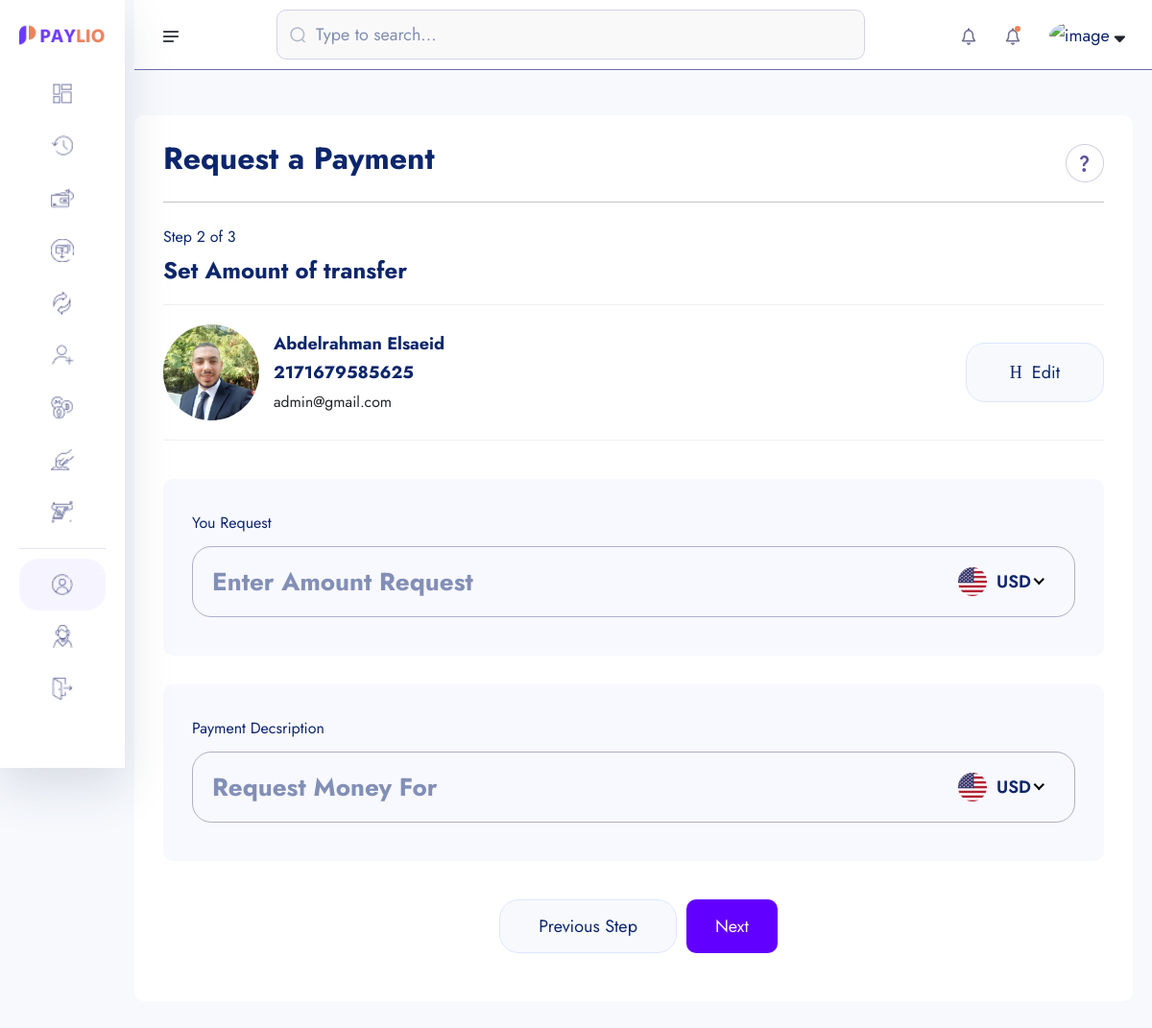
The app's page /amount-request/2171679585625 with its own data.
### account/models.py (models this page shows, shortened)
class Account(models.Model):
    id = models.UUIDField(primary_key=True, unique=True, default=uuid.uuid4, editable=False)
    user = models.OneToOneField(User, on_delete=models.CASCADE)
    account_balance = models.DecimalField(max_digits=12, decimal_places=2, default=0.00)
    account_number = ShortUUIDField(length=10, unique=True,max_length= 25, prefix="217", alphabet="1234567890" )
    account_id = ShortUUIDField(length=7, unique=True,max_length= 25, prefix="DEX", alphabet="1234567890" )
    pin_number = ShortUUIDField(length=4, unique=True,max_length= 7 , alphabet="1234567890" )
    red_code = ShortUUIDField(length=10, unique=True,max_length= 20, prefix="217", alphabet="abcdefghi1234567890" )
    account_status = models.CharField(max_length=100, choices= ACCOUNT_STATUS, default="in-active")
    date = models.DateTimeField(auto_now_add=True)
    kyc_submitted = models.BooleanField(default=False)
    kyc_confirmed = models.BooleanField(default=False)
    recommended_by = models.ForeignKey(User, on_delete=models.DO_NOTHING, blank=True, null=True, related_name="recommended_by")
    class Meta:
        ordering = ['-date']

class KYC(models.Model):
    id = models.UUIDField(primary_key=True, unique=True, default=uuid.uuid4, editable=False)
    user =  models.OneToOneField(User, on_delete=models.CASCADE)
    account =  models.OneToOneField(Account, on_delete=models.CASCADE, null=True, blank=True)
    full_name = models.CharField(max_length=1000)
    image = models.ImageField(upload_to="kyc", default="default.jpg")
    marital_status = models.CharField(choices=MARITAL_STATUS, max_length=40)
    gender = models.CharField(choices=GENDER, max_length=40)
    identity_type = models.CharField(choices=IDENTITY_TYPE, max_length=140)
    identity_image = models.ImageField(upload_to="kyc", null=True, blank=True)
    date_of_birth = models.DateTimeField(auto_now_add=False)
    signature = models.ImageField(upload_to="kyc")
    country = models.CharField(max_length=100)
    state = models.CharField(max_length=100)
    city = models.CharField(max_length=100)
    mobile = models.CharField(max_length=1000)
    fax = models.CharField(max_length=1000)
    date = models.DateTimeField(auto_now_add=True)
    class Meta:
        ordering = ['-date']

### userauths/models.py (models this page shows, shortened)
class User(AbstractUser):
    username = models.CharField(max_length=100)
    email = models.EmailField(unique=True)
    is_staff = models.BooleanField(default=False)
    is_superuser = models.BooleanField(default=False)
    USERNAME_FIELD = 'email'
    REQUIRED_FIELDS = ['username']

### core/payment_request.py (the view)
# urls.py: path('amount-request/<account_number>',AmountRequest, name='amount-request' ),
def AmountRequest(request, account_number):
    try:
        account = Account.objects.get(account_number=account_number)
    except:
        messages.warning(request, "Account does not exist")
    context = {
        "account":account
    }
    return render(request, 'payment_request/amount-request.html', context)

### templates/payment_request/amount-request.html (shortened to what this page needs)
{% extends 'partials/dashboard-base.html' %}
{% load static %}
{% load humanize %}
{% block content %}
    <section class="dashboard-section body-collapse pay step step-2">
        <div class="overlay pt-120">
            <div class="container-fruid">
                <div class="main-content">
                    <div class="head-area d-flex align-items-center justify-content-between">
                        <h4>Request a Payment</h4>
                        <div class="icon-area">
                            <img src="{% static 'assets1/images/icon/support-icon.png' %}" alt="icon">
                        </div>
                    </div>
                    <div class="choose-recipient">
                        <div class="step-area">
                            <span class="mdr">Step 2 of 3</span>
                            <h5>Set Amount of transfer</h5>
                        </div>
                        <div class="user-select">
                            <div class="single-user">
                                <div class="left d-flex align-items-center">
                                    <div class="img-area">
                                        <img style="width: 100px; hight: 100px; border-radius: 50%" src="{{account.user.kyc.image.url}}" alt="image">
                                    </div>
                                    <div class="text-area">
                                        <p>{{account.user.kyc.full_name|title}}</p>
                                        <p>{{account.account_number|title}}</p>
                                        <small>{{account.user.email}}</small>
                                    </div>
                                </div>
                                <div class="right">
                                    <a href="{% url 'core:request-search-user' %}">
                                        <i class="icon-h-edit"></i>
                                        Edit
                                    </a>
                                </div>
                            </div>
                        </div>
                    </div>
                    <form action="{% url 'core:amount-request-Process' account.account_number %}" method = "POST">
                        <div class="send-banance">
                            <span class="mdr">You Request</span>
                            <div class="input-area">
                                <input class="xxlr"  placeholder="Enter Amount Request " name="amount-request" type="number" id="amount-request">
                            </div>
                        </div>
                        <div class="send-banance">
                            <span class="mdr">Payment Decsription</span>
                            <div class="input-area">
                                <input class="xxlr"  placeholder="Request Money For " name="description" type="text" >
                            </div>
                        </div>
                        <div class="footer-area mt-40">
                            <a href="{% url 'core:request-search-user' %}">Previous Step</a>
                            <button type="submit" style="padding: 10px 30px; border-radius: 10px; background: rgb(98, 0, 255); color: #fff;" class="active">Next</button>
                        </div>
                    </form>
                </div>
            </div>
        </div>
    </section>
{% endblock content %}

### records on screen
Account: user.kyc.image (picture), user.kyc.full_name "Abdelrahman Elsaeid", account_number "2171679585625", user.email "admin@gmail.com"
